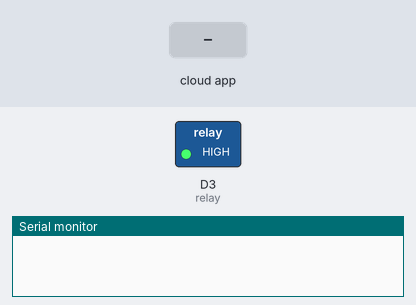
A sketch run on a simulated ESP8266 (NodeMCU). Shown: switched loads named in the sketch (green lamp = pin HIGH), the last lines printed to the serial monitor. Inputs (shaded band) come from the test bench. WiFi joins after 1.5 s; servers stay silent unless stated; no MQTT or app messages arrive unless stated; not simulated (calls return 0 or success): credentials.h.

Above: at 2.1 s.
At 6.7 s:
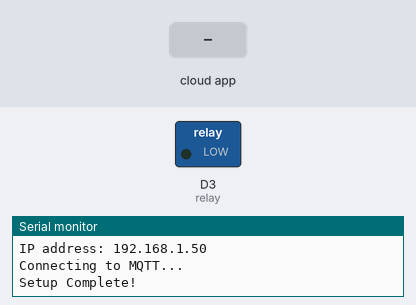
6.8 s: the phone or cloud app sets golden-snitch-lights to 0
Timing chart, 0 to 9.8 s (numbered marks = the images above; inputs shaded):
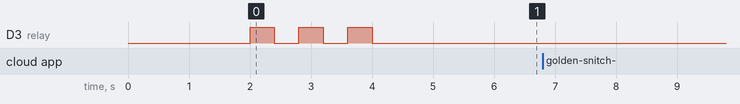

The sketch:

GoldenSnitchLights.ino
```cpp
/**
 *
 *  This is an effort to make my custom Golden Snitch LED strand controllable via the
 *  internet using MQTT. Utilizes a relay to execute changes.   -Manny Batt
 *
 */


// ***************************************
// ********** Global Variables ***********
// ***************************************


//Globals for Wifi Setup and OTA
#include <credentials.h>
#include <ESP8266WiFi.h>
#include <ESP8266mDNS.h>
#include <WiFiUdp.h>
#include <ArduinoOTA.h>

//WiFi Credentials
#ifndef STASSID
#define STASSID "your_ssid"
#endif
#ifndef STAPSK
#define STAPSK  "your_password"
#endif
const char* ssid = STASSID;
const char* password = STAPSK;

//MQTT
#include <Adafruit_MQTT.h>
#include <Adafruit_MQTT_Client.h>
#ifndef AIO_SERVER
#define AIO_SERVER      "your_MQTT_server_address"
#endif
#ifndef AIO_SERVERPORT
#define AIO_SERVERPORT  0000 //Your MQTT port
#endif
#ifndef AIO_USERNAME
#define AIO_USERNAME    "your_MQTT_username"
#endif
#ifndef AIO_KEY
#define AIO_KEY         "your_MQTT_key"
#endif
#define MQTT_KEEP_ALIVE 150
unsigned long previousTime;

//Initialize and Subscribe to MQTT
WiFiClient client;
Adafruit_MQTT_Client mqtt(&client, AIO_SERVER, AIO_SERVERPORT, AIO_USERNAME, AIO_KEY);
Adafruit_MQTT_Subscribe snitch = Adafruit_MQTT_Subscribe(&mqtt, AIO_USERNAME "/feeds/golden-snitch-lights");

// Input/Output
#define relay D3

//Variables
int operationalMode = 1;


// ***************************************
// *************** Setup *****************
// ***************************************


void setup() {

  //Relay Setup
  pinMode(relay, OUTPUT);
  digitalWrite(relay, LOW);         //3.3v Relays with normal logic
  digitalWrite(relay, LOW);

  //Start er Up! Sets lights to Slo Glo pattern
  delay(2000);
  digitalWrite(relay, HIGH);
  delay(400);
  digitalWrite(relay, LOW);
  delay(400);
  digitalWrite(relay, HIGH);
  delay(400);
  digitalWrite(relay, LOW);
  delay(400);
  digitalWrite(relay, HIGH);
  delay(400);
  digitalWrite(relay, LOW);

  //Initialize Serial, WiFi, & OTA
  wifiSetup();

  //Initialize MQTT
  mqtt.subscribe(&snitch);
  MQTT_connect();

  //All set
  Serial.println("Setup Complete!");
}


// ***************************************
// ************* Da Loop *****************
// ***************************************


void loop() {

  //OTA & MQTT
  ArduinoOTA.handle();
  MQTT_connect();

  //Recieve MQTT
  Adafruit_MQTT_Subscribe *subscription;
  while ((subscription = mqtt.readSubscription(0.01))) {
    uint16_t valueOperational = atoi((char *)snitch.lastread);
    Serial.println(valueOperational);

    if (valueOperational == 1) {
      delay(10);
      digitalWrite(relay, HIGH);
      delay(400);
      digitalWrite(relay, LOW);
    }
  }
  delay(10);
}


// ***************************************
// ********** Backbone Methods ***********
// ***************************************


void MQTT_connect() {

  int8_t ret;
  // Stop if already connected.
  if (mqtt.connected()) {
    //if (mqttConnectFlag == 0) {
      //Serial.println("Connected");
      //mqttConnectFlag++;
   // }
    return;
  }
  Serial.println("Connecting to MQTT... ");
  uint8_t retries = 3;
  while ((ret = mqtt.connect()) != 0) { // connect will return 0 for connected
    Serial.println(mqtt.connectErrorString(ret));
    Serial.println("Retrying MQTT connection in 5 seconds...");
    mqtt.disconnect();
    delay(5000);  // wait 5 seconds
    retries--;
    if (retries == 0) {
      // basically die and wait for WDT to reset me
      //while (1);
      Serial.println("Wait 5 secomds to reconnect");
      delay(5000);
    }
  }
}

void wifiSetup() {

  //Serial
  Serial.begin(115200);
  Serial.println();
  Serial.println();
  Serial.println("****************************************");
  Serial.println("Booting");

  //WiFi and OTA
  WiFi.mode(WIFI_STA);
  WiFi.begin(ssid, password);
  while (WiFi.waitForConnectResult() != WL_CONNECTED) {
    Serial.println("Connection Failed! Rebooting...");
    delay(5000);
    ESP.restart();
  }
  ArduinoOTA.setHostname("GoldenSnitchLights;");                                                          /** TODO **/
  ArduinoOTA.onStart([]() {
    String type;
    if (ArduinoOTA.getCommand() == U_FLASH) {
      type = "sketch";
    } else { // U_SPIFFS
      type = "filesystem";
    }
    Serial.println("Start updating " + type);
  });
  ArduinoOTA.onEnd([]() {
    Serial.println("\nEnd");
  });
  ArduinoOTA.onProgress([](unsigned int progress, unsigned int total) {
    Serial.printf("Progress: %u%%\r", (progress / (total / 100)));
  });
  ArduinoOTA.onError([](ota_error_t error) {
    Serial.printf("Error[%u]: ", error);
    if (error == OTA_AUTH_ERROR) {
      Serial.println("Auth Failed");
    } else if (error == OTA_BEGIN_ERROR) {
      Serial.println("Begin Failed");
    } else if (error == OTA_CONNECT_ERROR) {
      Serial.println("Connect Failed");
    } else if (error == OTA_RECEIVE_ERROR) {
      Serial.println("Receive Failed");
    } else if (error == OTA_END_ERROR) {
      Serial.println("End Failed");
    }
  });
  ArduinoOTA.begin();
  Serial.println("Ready");
  Serial.print("IP address: ");
  Serial.println(WiFi.localIP());
}
```
